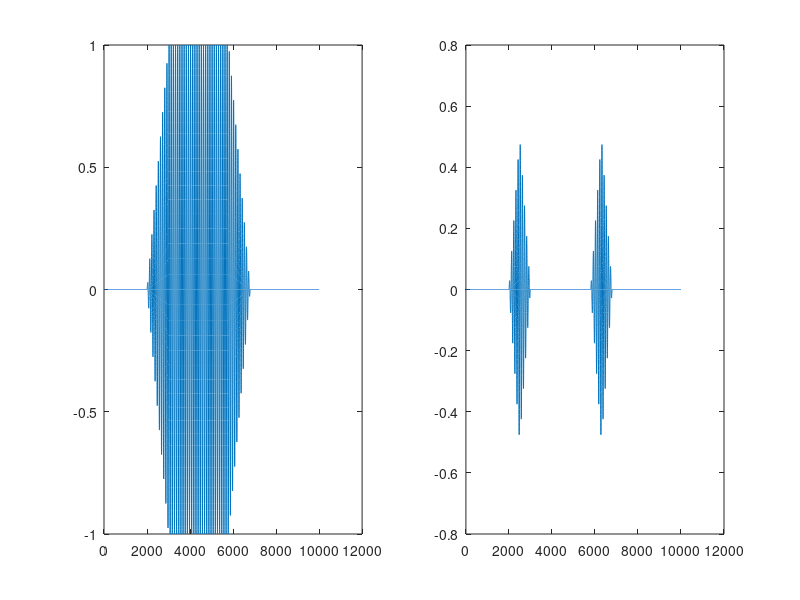
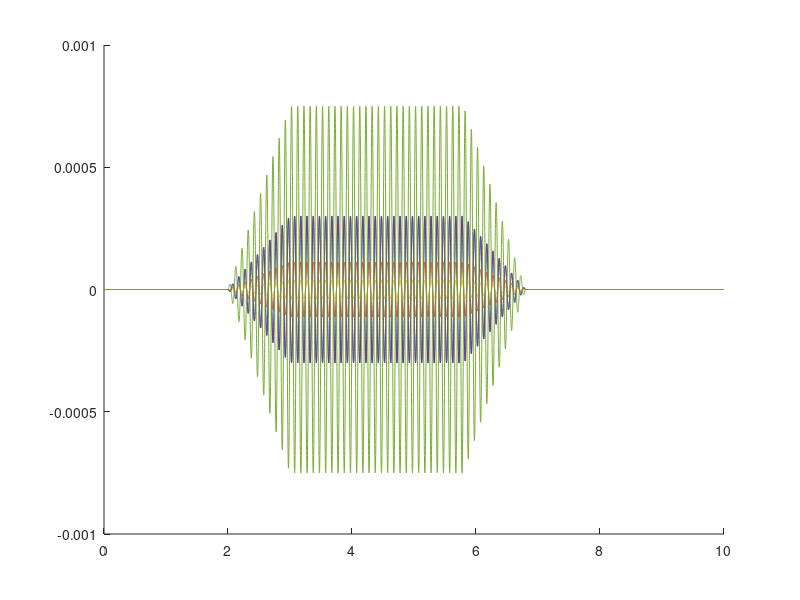

The MATLAB source for these figures, in order:
%% Make the file for tACS stimulation to be read by Soterix Device

clc
clear
close all

% Waveform Parameters

freq      = 10;       % Frequency in Hz
dur       = 10;       % Duration in seconds
dt        = 1/1000;   % Sampling period
t         = 0:dt:dur; % Time vector
rampOnset = 2;        % Onset of the ramp
rampDur   = 1;        % Duration of the ramp
stimDur   = 2.8;      % Duration of stimulation

elecR = {'CP2', 'P4', 'Pz', 'PO4', 'P2'};
elecL = {'CP1', 'P3', 'Pz', 'PO3', 'P1'};
mA   = [-0.6, -0.225, -0.075, -0.6, 1.5]/1000; % peak-to-peak

pathOut = fullfile(cd, 'waveforms');
if ~exist(pathOut)
    mkdir(pathOut)
end

%% Create the base waveforms for sham and true

waveTrue = zeros(1, length(t));
waveSham = zeros(1, length(t));

% True stimulation
ramp = 0:dt:rampDur-dt;

iRampUpStart = rampOnset/dt + 1;
iRampUpEnd   = iRampUpStart + rampDur/dt - 1;

iStimStart = iRampUpEnd + 1;
iStimEnd   = iStimStart + stimDur/dt - 1;

iRampDownStart = iStimEnd + 1;
iRampDownEnd   = iRampDownStart + rampDur/dt - 1;

waveTrue(iRampUpStart:iRampUpEnd) = ramp;
waveTrue(iStimStart:iStimEnd) = 1;
waveTrue(iRampDownStart:iRampDownEnd) = fliplr(ramp);

% Sham stimulation
ramp = 0:dt:rampDur/2-dt;
ramp = [ramp fliplr(ramp)];

waveSham(iRampUpStart:iRampUpEnd) = ramp;
waveSham(iRampDownStart:iRampDownEnd) = ramp;

% Multiply by sine wave
waveSham = waveSham.*sin(2*pi*freq*t);
waveTrue = waveTrue.*sin(2*pi*freq*t);

% Plot
figure
subplot(1,2,1)
plot(waveTrue)
subplot(1,2,2)
plot(waveSham)

%% Make the files and waveforms at the electrodes

% iSide - Left/Right (0 - Left, 1 - Right);
% iElec - Which electrode

figure
hold on

for iSide = [0 1]

    switch iSide
        case 0
            tempElec = elecL;
        case 1
            tempElec = elecR;
    end

    for iElec = 1:length(tempElec)

        tempWaveTrue = waveTrue.*mA(iElec)/2';
        tempWaveSham = waveSham.*mA(iElec)/2';

        dlmwrite(fullfile(pathOut, [tempElec{iElec} '_true.txt']), tempWaveTrue, 'delimiter', '\n')
        dlmwrite(fullfile(pathOut, [tempElec{iElec} '_sham.txt']), tempWaveSham, 'delimiter', '\n')

        % Plot test
        if iSide == 1
            plot(t, tempWaveTrue)
        end

    end        

end
